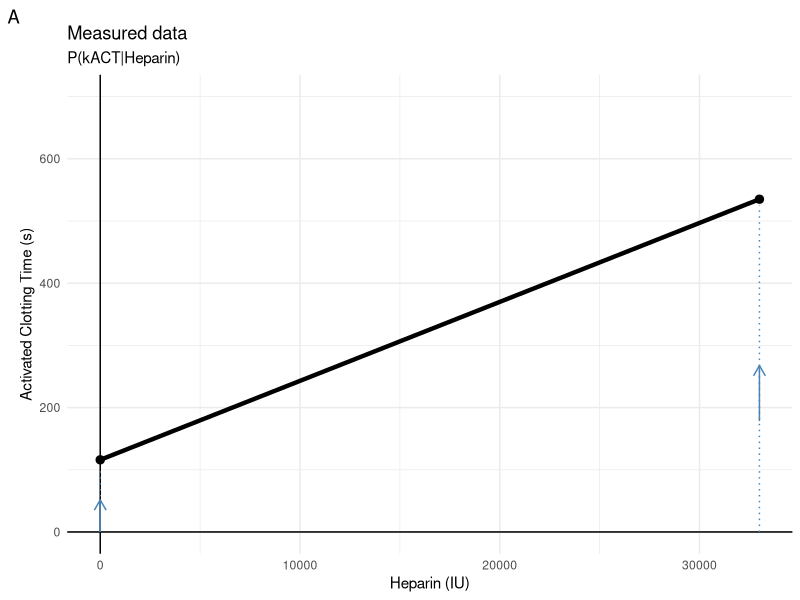
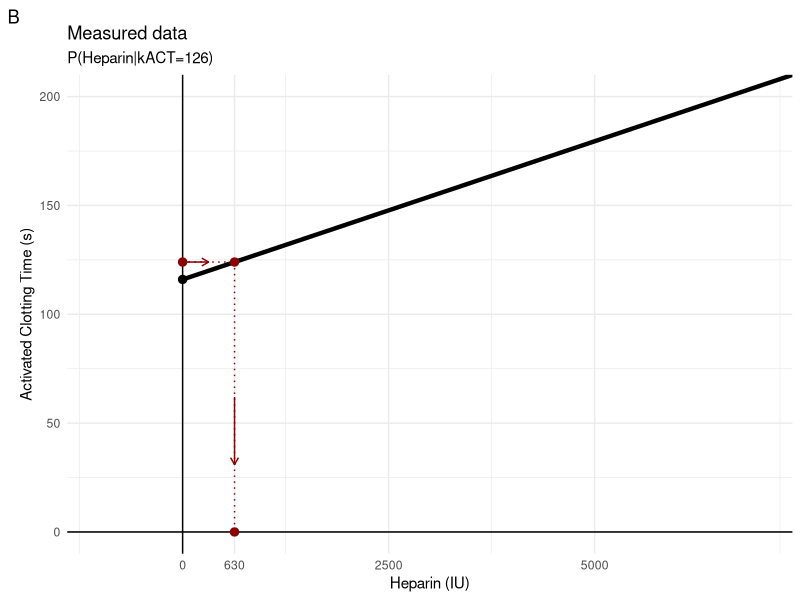

The R source for these figures, in order:
## ---- chunk 1
knitr::opts_chunk$set(echo = TRUE)
library(tidyverse)
## ---- chunk 2
# data set

dat1 <- tibble(
  act_0= 116,
  hep=33000,
  act_33000 = 535,
  slope_hep= (act_33000-act_0)/33000,
  act_x = 124,
  hep_act_x = (act_x-act_0)/slope_hep
)

# figA

fig_A <- ggplot(dat1)+
  geom_vline(xintercept = 0)+
  geom_hline(yintercept = 0)+
  geom_point(aes(x= 0, y= act_0),size=2.5)+
  geom_point(aes(x= 33000, y= act_33000),size=2.5)+
  
  # observed Heparin sensitivity
  geom_segment(aes(x= 0, xend=33000,
                   y= act_0, yend=act_33000), linewidth=1.5)+
  
  
  geom_segment(aes(x=0, xend=0, y=0, yend=113-10),
               col='steelblue',linewidth=0.5, linetype=3)+
  geom_segment(aes(x=0, xend=0, y=0, yend=(113-10)/2),
               arrow=arrow(length=unit(3, "mm")),
               col='steelblue',linewidth=0.5)+
  geom_segment(aes(x=33000, xend=33000, 
                   y=0, yend=act_33000-10),
               col='steelblue',linewidth=0.5,linetype=3)+
  geom_segment(aes(x=33000, xend=33000, 
                   y=act_33000/3, yend=act_33000/2),
               arrow=arrow(length=unit(3, "mm")),
               col='steelblue',linewidth=0.5,linetype=1)+
  theme_minimal()+
  labs(
    title='Measured data',
       subtitle='P(kACT|Heparin)',
    x='Heparin (IU)',
       y='Activated Clotting Time (s)',tag='A')+
  coord_cartesian(ylim=c(0,700))

fig_A  
## ---- chunk 3
fig_B <-ggplot(dat1)+
  geom_vline(xintercept = 0)+
  geom_hline(yintercept = 0)+
  geom_point(aes(x= 0, y= act_0),size=2.5)+
  geom_point(aes(x= 33000, y= act_33000),size=2.5)+
  
  # observed Heparin sensitivity
  geom_segment(aes(x= 0, xend=33000,
                   y= act_0, yend=act_33000), linewidth=1.5)+
  
  geom_segment(#data =dat1, 
               aes(x= 0, xend = median(hep_act_x),
                   y= median(act_x), yend= median(act_x)), 
               col='darkred', linetype=3,linewidth=0.5)+
  # pijltje in het midden
  geom_segment(#data =dat1, 
    aes(x= 0, xend = 0.5*median(hep_act_x),
        y= median(act_x), yend= median(act_x)), 
    col='darkred', linewidth=0.5,
    arrow=arrow(length=unit(2, "mm")))+
  
  geom_segment(
    aes(x= median(hep_act_x), xend = median(hep_act_x),
        yend= 0, y= median(act_x)), 
    col='darkred', linetype=3,linewidth=0.5)+
  
  # pijltje in het midden
  geom_segment(
               aes(x= median(hep_act_x), xend = median(hep_act_x),
                   yend= 0.25*median(act_x), y= 0.5*median(act_x)), 
               col='darkred', linewidth=0.5,
               arrow=arrow(length=unit(2, "mm")))+
  
  geom_point( aes(x= median(hep_act_x), y= median(act_x)),
              col='darkred', size=2.5)+
  
  
  geom_point(aes(x= median(hep_act_x), y= 0),
             col='darkred', size=2.5)+
  geom_point(aes(x= 0, y= median(act_x)),
             col='darkred', size=2.5)+
  
  theme_minimal()+
  labs(
    title='Measured data',
       subtitle='P(Heparin|kACT=126)',
    x='Heparin (IU)',
       y='Activated Clotting Time (s)',tag='B')+
  coord_cartesian(ylim=c(0,200), xlim=c(-1000,7000))+
  scale_x_continuous(minor_breaks = c(-1250,1250,3750,7250),
                     breaks = c(0,dat1$hep_act_x,2500,5000),
                     labels=c(0,round(dat1$hep_act_x,0),2500,5000))

fig_B
